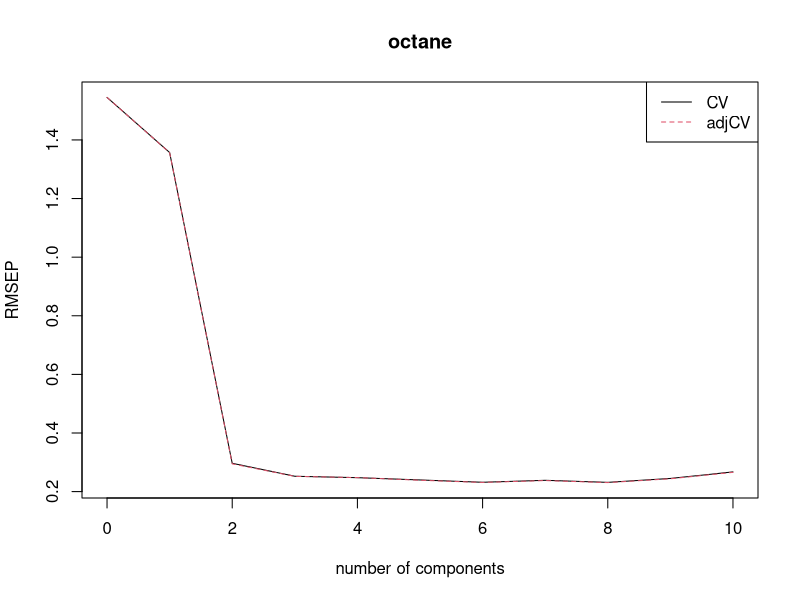
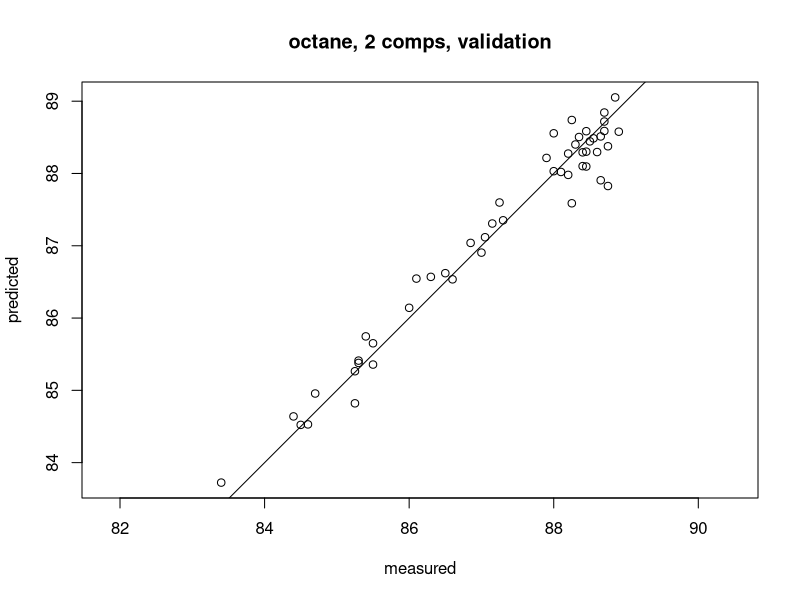
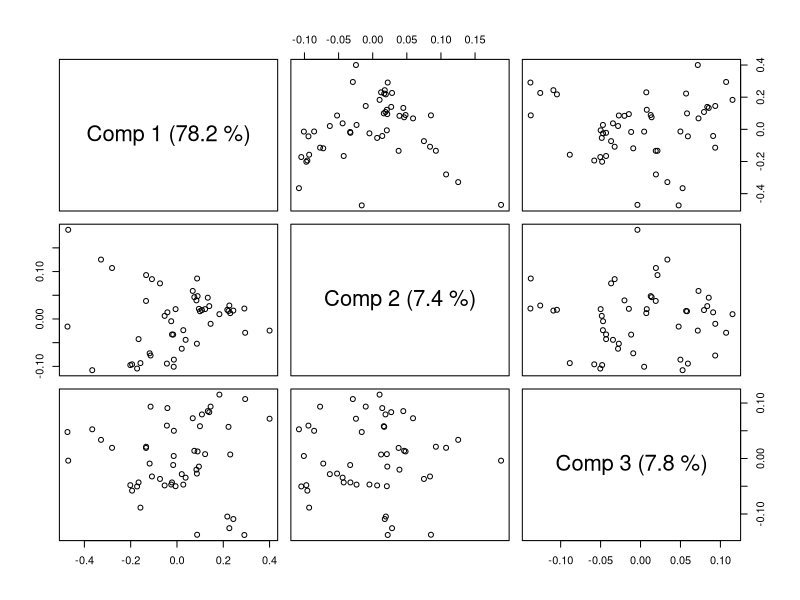
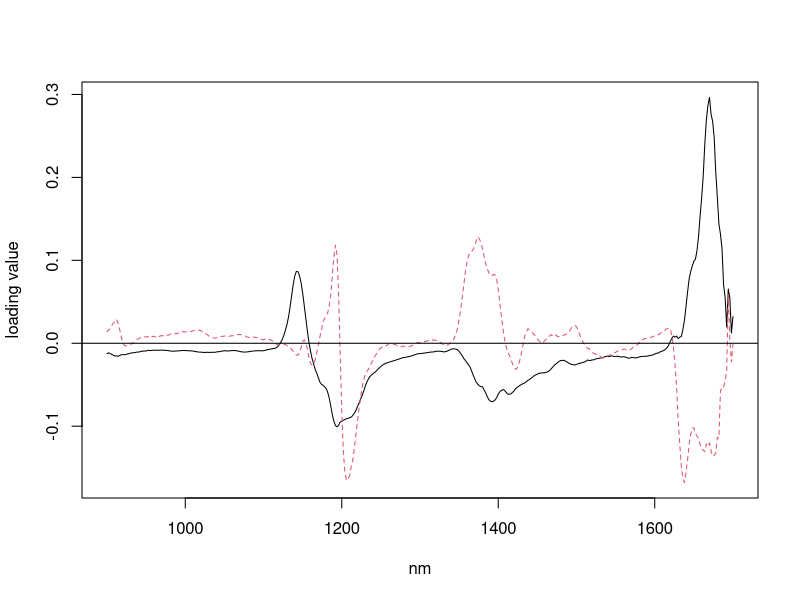

R code for these plots, in order:
#load packages 
library(pls)
library(tidyverse)

#load example data sets
#1: Yarn
#2: Olive Oil
#3: Gasoline 

data("yarn")
data("oliveoil")
data("gasoline")

#Examing gasoline data set
str(gasoline)
glimpse(gasoline)
View(gasoline)

gasoline$NIR
gasoline$NIR %>% dim()

class(gasoline)
class(gasoline$NIR)

#Dividing gasoline data into training and testing sets
gasTrain <- gasoline[1:50,]
gasTest <- gasoline[51:60,]

#Examining training and testing data set 
str(gasTest)
glimpse(gasTest)
View(gasTest)

str(gasTrain)
glimpse(gasTrain)
View(gasTrain)

#Fitting a PLSR model 
gas1 <- plsr(octane~NIR, ncomp = 10, data=gasTrain, validation = "LOO")

summary(gas1)

##Validation Results are Root Mean Squared Error of Prediction (RMSEP) 

##There are two cross-validation estimates: CV is ordinary CV estimate and adjCV is bias-corrected CV estimate

#Plotting RMSEPs 
plot(RMSEP(gas1), legendpos = 'topright')

##This plot estimated RMSEPs as functions of the number of components. Two components seem to be enough. So we've determined the number of components. 

#Inspecting different aspects of the fit (prediction plot, other plots) 

#Prediction plot 
plot(gas1, ncomp = 2, asp = 1, line = TRUE)

##This figure shows the cross-validated predictions with two components versus measured values. There is no curvature. 

#Scores plot 
plot(gas1, plottype = "scores", comps = 1:3)

##This gives pairwise plot of the score values for the three first components. Score plots are used to look for patterns, groups, or outliers. In this example, there is no indication of grouping or outliers. The numbers in parentheses are relative amount of X variance explained by each component 

#Explained variance 
explvar(gas1)

#Loading plot 
plot(gas1, "loadings", comps = 1:2, legenpos = 'topleft', labels = "numbers", xlab = "nm") 

abline(h=0)

##This plot is used for interpretation purposes, like looking for known spectral peaks or profiles

#Predicting Response values of new observations 
prediction <- predict(gas1, ncomp = 2, newdata = gasTest)

print(prediction)

#Calculate test set RMSEP 
RMSEP(gas1, newdata= gasTest)

##For two components we get 0.244 which is quite close to the cross-validated estimate above (0.297) 

#Data Frames 
##To create a data frame, one can use the data.frame function: if v1, v2 and v3 are factors or numeric vectors, mydata <- data.frame(y = v1, a = v2, b = v3) will result in a data frame with variables named y, a and b.

##PLSR and PCR are often used with a matrix as the single predictor term (especially when one is working with spectroscopic data). Also, multiresponse models require a matrix as the response term. If Z is a matrix, it has to be protected by the ‘protect function’ I() in calls to data.frame: mydata <- data.frame(..., Z = I(Z)). Otherwise, it will be split into separate variables for each column, and there will be no variable called Z in the data frame, so we cannot use Z in the formula. One can also add the matrix to an existing data frame: > mydata <- data.frame(...) > mydata$Z <- Z

##This will also prevent Z from being split into separate variables. Finally, one can use cbind to combine vectors and matrices into matrices on the fly in the formula. This is most useful for the response, e.g., cbind(y1, y2) ~ X.

##Variables in a data frame can be accessed with the $ operator, e.g., mydata$y. However, the pls functions access the variables automatically, so the user should never use $ in formulas.
